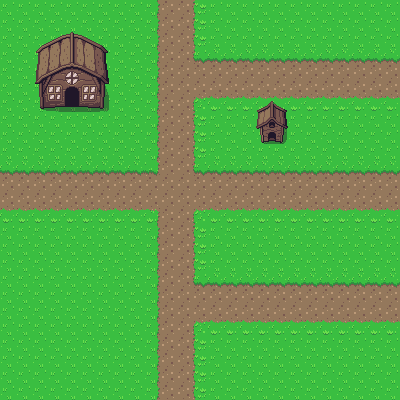

Rendered tile map (Tiled .tmx) drawn with the repository's tilesets; below, a short description and the full map source, tile grids included:
An orthogonal 25x25 tile map with 16x16 px tiles, 2 tile layers (ground, collisions) and 9 objects.

<map version="1.4" tiledversion="1.4.3" orientation="orthogonal" renderorder="right-down" width="25" height="25" tilewidth="16" tileheight="16" infinite="0" nextlayerid="4" nextobjectid="19">
 <tileset firstgid="1" source="overworld.tsx" />
 <layer id="1" name="ground" width="25" height="25">
  <data encoding="csv">
1,1,1,1,1,1,1,1,1,1201,1202,1202,1203,1,1,1,1,1,1,1,1,1,1,1,1,
1,1,1,1,1,1,1,1,1,1201,1202,1202,1203,1,1,1,1,1,1,1,1,1,1,1,1,
1,1,1,1,1,1,1,1,1,1201,1202,1202,1203,1,1,1,1,1,1,1,1,1,1,1,1,
1,1,1,1,1,1,1,1,1,1201,1202,1202,1321,1162,1162,1162,1162,1162,1162,1162,1162,1162,1162,1162,1162,
1,1,1,1,1,1,1,1,1,1201,1202,1202,1202,1202,1202,1202,1202,1202,1202,1202,1202,1202,1202,1202,1202,
1,1,1,1,1,1,1,1,1,1201,1202,1202,1202,1202,1202,1202,1202,1202,1202,1202,1202,1202,1202,1202,1202,
1,1,1,1,1,1,1,1,1,1201,1202,1202,1281,1242,1242,1242,1242,1242,1242,1242,1242,1242,1242,1242,1242,
1,1,1,1,1,1,1,1,1,1201,1202,1202,1203,1,1,1,1,1,1,1,1,1,1,1,1,
1,1,1,1,1,1,1,1,1,1201,1202,1202,1203,1,1,1,1,1,1,1,1,1,1,1,1,
1,1,1,1,1,1,1,1,1,1201,1202,1202,1203,1,1,1,1,1,1,1,1,1,1,1,1,
1162,1162,1162,1162,1162,1162,1162,1162,1162,1322,1202,1202,1321,1162,1162,1162,1162,1162,1162,1162,1162,1162,1162,1162,1162,
1202,1202,1202,1202,1202,1202,1202,1202,1202,1202,1202,1202,1202,1202,1202,1202,1202,1202,1202,1202,1202,1202,1202,1202,1202,
1202,1202,1202,1202,1202,1202,1202,1202,1202,1202,1202,1202,1202,1202,1202,1202,1202,1202,1202,1202,1202,1202,1202,1202,1202,
1242,1242,1242,1242,1242,1242,1242,1242,1242,1282,1202,1202,1281,1242,1242,1242,1242,1242,1242,1242,1242,1242,1242,1242,1242,
1,1,1,1,1,1,1,1,1,1201,1202,1202,1203,1,1,1,1,1,1,1,1,1,1,1,1,
1,1,1,1,1,1,1,1,1,1201,1202,1202,1203,1,1,1,1,1,1,1,1,1,1,1,1,
1,1,1,1,1,1,1,1,1,1201,1202,1202,1203,1,1,1,1,1,1,1,1,1,1,1,1,
1,1,1,1,1,1,1,1,1,1201,1202,1202,1321,1162,1162,1162,1162,1162,1162,1162,1162,1162,1162,1162,1162,
1,1,1,1,1,1,1,1,1,1201,1202,1202,1202,1202,1202,1202,1202,1202,1202,1202,1202,1202,1202,1202,1202,
1,1,1,1,1,1,1,1,1,1201,1202,1202,1202,1202,1202,1202,1202,1202,1202,1202,1202,1202,1202,1202,1202,
1,1,1,1,1,1,1,1,1,1201,1202,1202,1281,1242,1242,1242,1242,1242,1242,1242,1242,1242,1242,1242,1242,
1,1,1,1,1,1,1,1,1,1201,1202,1202,1203,1,1,1,1,1,1,1,1,1,1,1,1,
1,1,1,1,1,1,1,1,1,1201,1202,1202,1203,1,1,1,1,1,1,1,1,1,1,1,1,
1,1,1,1,1,1,1,1,1,1201,1202,1202,1203,1,1,1,1,1,1,1,1,1,1,1,1,
1,1,1,1,1,1,1,1,1,1201,1202,1202,1203,1,1,1,1,1,1,1,1,1,1,1,1
</data>
 </layer>
 <layer id="2" name="collisions" width="25" height="25">
  <data encoding="csv">
0,0,0,0,0,0,0,0,0,0,0,0,0,0,0,0,0,0,0,0,0,0,0,0,0,
0,0,0,0,0,0,0,0,0,0,0,0,0,0,0,0,0,0,0,0,0,0,0,0,0,
0,0,7,8,9,10,11,0,0,0,0,0,0,0,0,0,0,0,0,0,0,0,0,0,0,
0,0,47,48,49,50,51,0,0,0,0,0,0,0,0,0,0,0,0,0,0,0,0,0,0,
0,0,87,88,89,90,91,0,0,0,0,0,0,0,0,0,0,0,0,0,0,0,0,0,0,
0,0,127,128,129,130,131,0,0,0,0,0,0,0,0,0,0,0,0,0,0,0,0,0,0,
0,0,167,168,169,170,171,0,0,0,0,0,0,0,0,0,214,215,0,0,0,0,0,0,0,
0,0,0,0,0,0,0,0,0,0,0,0,0,0,0,0,254,255,0,0,0,0,0,0,0,
0,0,0,0,0,0,0,0,0,0,0,0,0,0,0,0,294,295,0,0,0,0,0,0,0,
0,0,0,0,0,0,0,0,0,0,0,0,0,0,0,0,0,0,0,0,0,0,0,0,0,
0,0,0,0,0,0,0,0,0,0,0,0,0,0,0,0,0,0,0,0,0,0,0,0,0,
0,0,0,0,0,0,0,0,0,0,0,0,0,0,0,0,0,0,0,0,0,0,0,0,0,
0,0,0,0,0,0,0,0,0,0,0,0,0,0,0,0,0,0,0,0,0,0,0,0,0,
0,0,0,0,0,0,0,0,0,0,0,0,0,0,0,0,0,0,0,0,0,0,0,0,0,
0,0,0,0,0,0,0,0,0,0,0,0,0,0,0,0,0,0,0,0,0,0,0,0,0,
0,0,0,0,0,0,0,0,0,0,0,0,0,0,0,0,0,0,0,0,0,0,0,0,0,
0,0,0,0,0,0,0,0,0,0,0,0,0,0,0,0,0,0,0,0,0,0,0,0,0,
0,0,0,0,0,0,0,0,0,0,0,0,0,0,0,0,0,0,0,0,0,0,0,0,0,
0,0,0,0,0,0,0,0,0,0,0,0,0,0,0,0,0,0,0,0,0,0,0,0,0,
0,0,0,0,0,0,0,0,0,0,0,0,0,0,0,0,0,0,0,0,0,0,0,0,0,
0,0,0,0,0,0,0,0,0,0,0,0,0,0,0,0,0,0,0,0,0,0,0,0,0,
0,0,0,0,0,0,0,0,0,0,0,0,0,0,0,0,0,0,0,0,0,0,0,0,0,
0,0,0,0,0,0,0,0,0,0,0,0,0,0,0,0,0,0,0,0,0,0,0,0,0,
0,0,0,0,0,0,0,0,0,0,0,0,0,0,0,0,0,0,0,0,0,0,0,0,0,
0,0,0,0,0,0,0,0,0,0,0,0,0,0,0,0,0,0,0,0,0,0,0,0,0
</data>
 </layer>
 <objectgroup id="3" name="collision mask">
  <object id="7" x="64.25" y="84.75" width="0.25" height="20" />
  <object id="8" x="64.5" y="84.75" width="16.5" height="1.875" />
  <object id="9" x="79.125" y="85.25" width="1.875" height="20.875" />
  <object id="10" x="38.375" y="48.25" width="26" height="36.875" />
  <object id="11" x="38.75" y="84.75" width="25.875" height="22.875" />
  <object id="12" x="81.5" y="83.875" width="19.375" height="21.875" />
  <object id="15" x="64.5" y="41.125" width="36.5" height="44.5" />
  <object id="16" x="101.125" y="85" width="2" height="21.125" />
  <object id="18" x="257.25" y="110.125" width="28.375" height="33.125" />
 </objectgroup>
</map>
